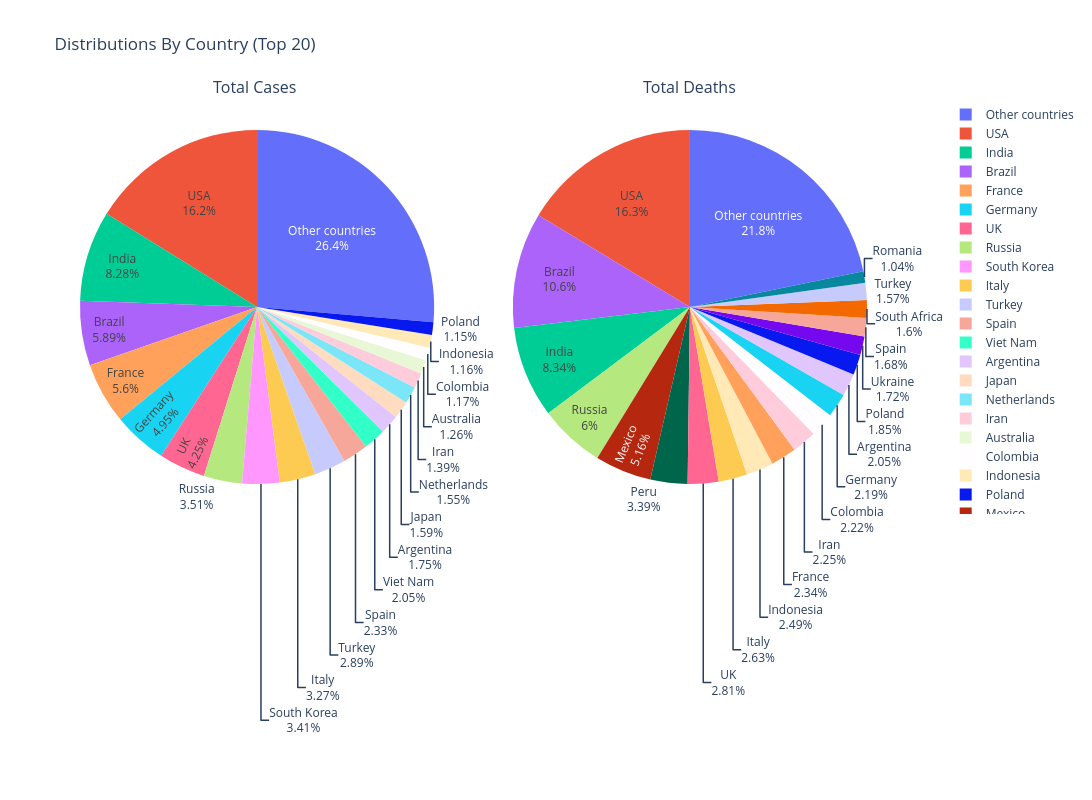

Notebook code cell kept with this figure:
### Code cell
# Pie Chart 

query = """
SELECT country, 
       MAX(cumulative_total_cases) AS total_cases,
       MAX(cumulative_total_deaths) AS total_deaths 
       
FROM covid_cases
GROUP BY country
"""

df = pd.read_sql(query, conn)

# Sorting the df 

df_case_sorted = df.sort_values('total_cases', ascending=False)
df_death_sorted = df.sort_values('total_deaths', ascending=False)


df_case_sorted.loc[df_case_sorted.index[20:], 'country'] = 'Other countries'
df_death_sorted.loc[df_death_sorted.index[20:], 'country'] = 'Other countries'

# ---------------- Plot ----------------
fig = make_subplots(rows=1, cols=2, 
                    specs=[[{'type': 'domain'}, {'type': 'domain'}]],
                    subplot_titles=("Total Cases ", "Total Deaths"))

fig.add_trace(go.Pie(values=df_case_sorted['total_cases'],
                     labels=df_case_sorted['country'],
                     name='Cases',
                     scalegroup='one'
                    ),
                     1, 1)

fig.add_trace(go.Pie(values=df_death_sorted['total_deaths'],
                     labels=df_death_sorted['country'],
                     scalegroup='two',
                     name='Deaths',
                    ),
                     1, 2)

fig.update_traces(textinfo='percent+label')
fig.update_layout(width=1200, 
                  height=800,
                  legend=dict(
                  x=1.1,  # Move right (outside chart)
                  y=0.5),
                  margin=dict(r=150),
                  title='Distributions By Country (Top 20)')



fig.update_yaxes(type='log', row=1, col=1)
fig.update_yaxes(type='log', row=1, col=2)
fig.write_html(PROJECT_ROOT/ "figures" / "Cases_Deaths_Distribution_by_Country_PIECHART.html")

fig.show()

### Figure 1 — Plotly figure (JSON) as saved in the notebook; plotly's stock layout.template omitted (floating-point values rounded to 4 significant figures; data arrays with more than 128 entries replaced by an {"elided": "..."} marker saying what was removed)
{"data": [{"domain": {"x": [0, 0.45], "y": [0, 1]}, "labels": {"elided": "226 str values"}, "name": "Cases", "scalegroup": "one", "textinfo": "percent+label", "type": "pie", "values": {"elided": "226 int values"}}, {"domain": {"x": [0.55, 1], "y": [0, 1]}, "labels": {"elided": "226 str values"}, "name": "Deaths", "scalegroup": "two", "textinfo": "percent+label", "type": "pie", "values": {"elided": "226 int values"}}], "layout": {"annotations": [{"font": {"size": 16}, "showarrow": false, "text": "Total Cases ", "x": 0.225, "xanchor": "center", "xref": "paper", "y": 1, "yanchor": "bottom", "yref": "paper"}, {"font": {"size": 16}, "showarrow": false, "text": "Total Deaths", "x": 0.775, "xanchor": "center", "xref": "paper", "y": 1, "yanchor": "bottom", "yref": "paper"}], "height": 800, "legend": {"x": 1.1, "y": 0.5}, "margin": {"r": 150}, "title": {"text": "Distributions By Country (Top 20)"}, "width": 1200}}
